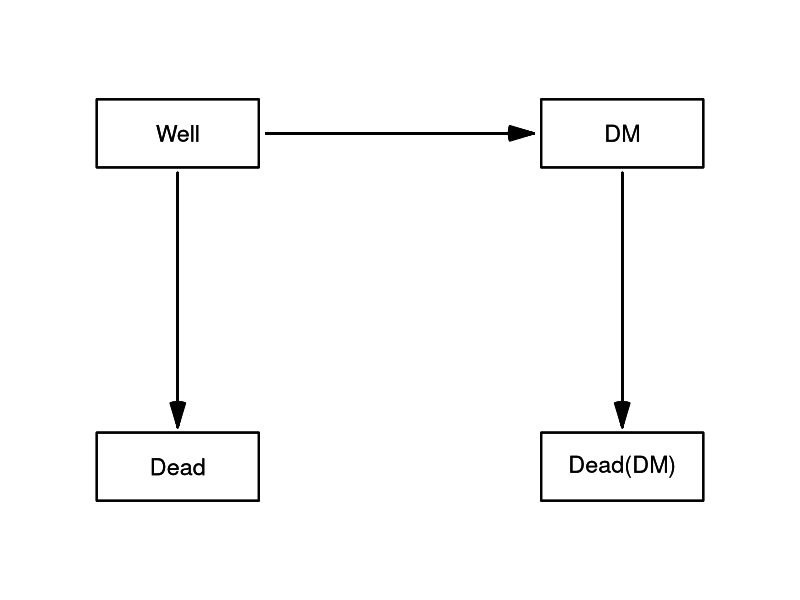
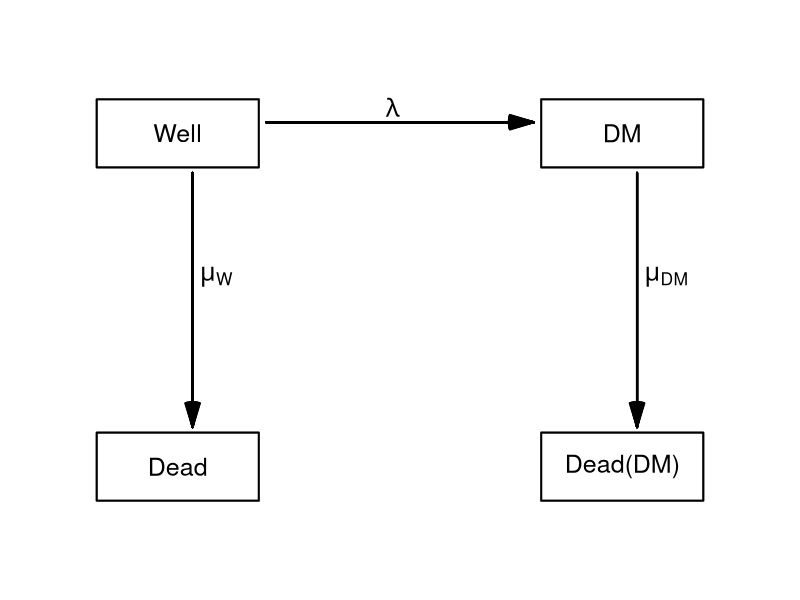
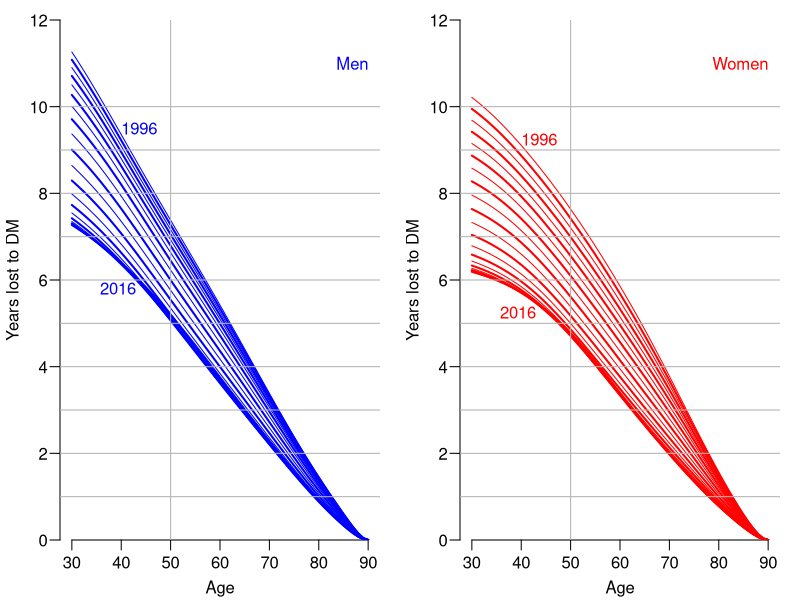
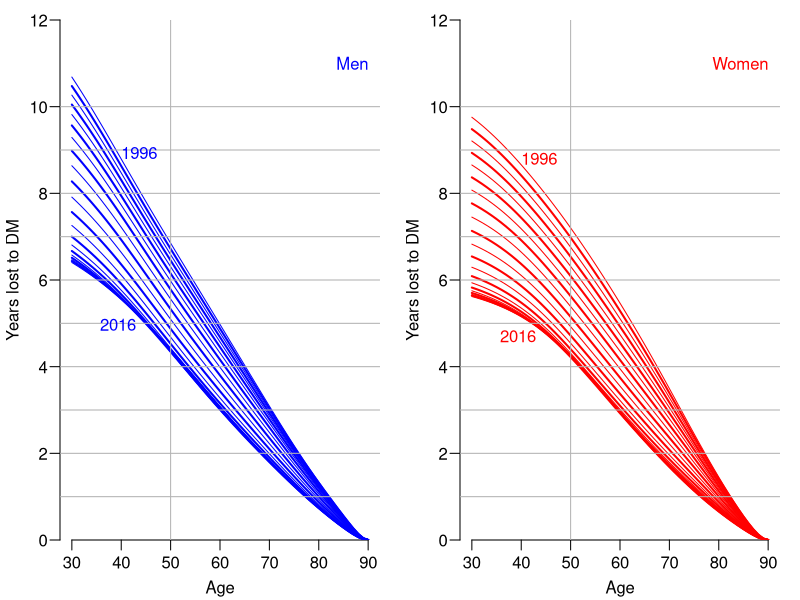
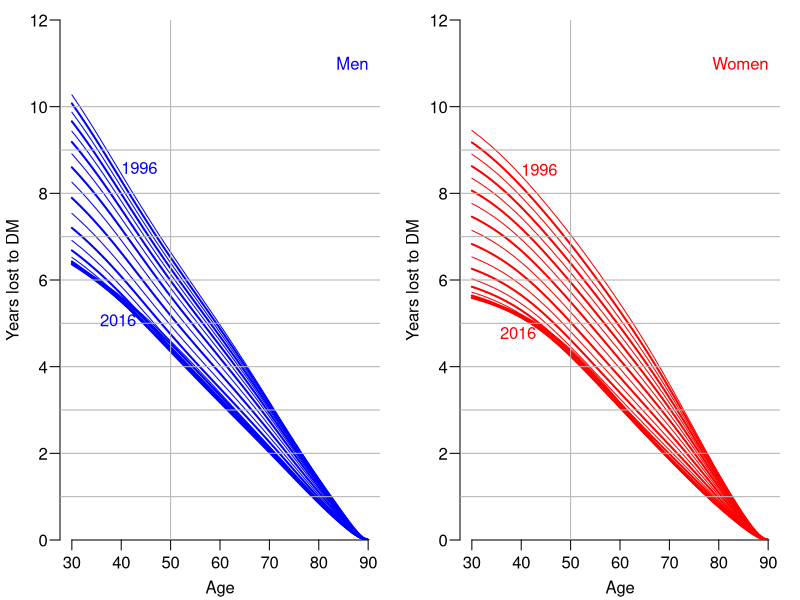

These figures' R source, in order:
### R code from vignette source 'yll'
### Encoding: UTF-8

###################################################
### code chunk number 1: yll.rnw:21-24
###################################################
options( width=90,
         SweaveHooks=list( fig=function()
         par(mar=c(3,3,1,1),mgp=c(3,1,0)/1.6,las=1,bty="n") ) )


###################################################
### code chunk number 2: states
###################################################
library( Epi )
TM <- matrix(NA,4,4)
rownames(TM) <-
colnames(TM) <- c("Well","DM","Dead","Dead(DM)") 
TM[1,2:3] <- TM[2,4] <- 1
zz <- boxes( TM, boxpos=list(x=c(20,80,20,80),y=c(80,80,20,20)), wm=1.5, hm=4 )


###################################################
### code chunk number 3: states
###################################################
zz$Arrowtext <- c( expression(lambda),   
                   expression(mu[W]),    
                   expression(mu[D][M]) )
boxes( zz )


###################################################
### code chunk number 4: yll.rnw:265-266
###################################################
data( DMepi )


###################################################
### code chunk number 5: yll.rnw:271-273
###################################################
str( DMepi )
head( DMepi )


###################################################
### code chunk number 6: yll.rnw:293-297
###################################################
DMepi <- transform( subset( DMepi, A>30 ),
                    D.T = D.nD + D.DM, 
                    Y.T = Y.nD + Y.DM )
head(DMepi)


###################################################
### code chunk number 7: yll.rnw:303-329
###################################################
# Knots used in all models
( a.kn <- seq(40,95,,6) )
( p.kn <- seq(1997,2015,,4) )
( c.kn <- seq(1910,1976,,6) )
# Check the number of events between knots
ae <- xtabs( cbind(D.nD,D.DM,X) ~ cut(A,c(30,a.kn,Inf)) + sex, data=DMepi )
ftable( addmargins(ae,1), col.vars=3:2 )
pe <- xtabs( cbind(D.nD,D.DM,X) ~ cut(P,c(1990,p.kn,Inf)) + sex, data=DMepi )
ftable( addmargins(pe,1), col.vars=3:2 )
ce <- xtabs( cbind(D.nD,D.DM,X) ~ cut(P-A,c(-Inf,c.kn,Inf)) + sex, data=DMepi )
ftable( addmargins(ce,1), col.vars=3:2 )
# Fit an APC-model for all transitions, seperately for men and women
mW.m <- glm( D.nD ~ -1 + Ns(A  ,knots=a.kn,int=TRUE) +
                         Ns(  P,knots=p.kn,ref=2005) +
                         Ns(P-A,knots=c.kn,ref=1950), 
           offset = log(Y.nD),
           family = poisson,
             data = subset( DMepi, sex=="M" ) )
mD.m <- update( mW.m,  D.DM ~ . , offset=log(Y.DM) )
mT.m <- update( mW.m,  D.T  ~ . , offset=log(Y.T ) )
lW.m <- update( mW.m,  X ~ . )
# Model for women
mW.f <- update( mW.m, data = subset( DMepi, sex=="F" ) )
mD.f <- update( mD.m, data = subset( DMepi, sex=="F" ) )
mT.f <- update( mT.m, data = subset( DMepi, sex=="F" ) )
lW.f <- update( lW.m, data = subset( DMepi, sex=="F" ) )


###################################################
### code chunk number 8: yll.rnw:336-373
###################################################
a.ref <- 30:90
p.ref <- 1996:2016
aYLL <- NArray( list( type = c("Imm","Tot","Sus"),
                       sex = levels( DMepi$sex ),
                       age = a.ref,
                      date = p.ref ) )
str( aYLL )
system.time(
for( ip in p.ref )
   {
   nd <- data.frame( A = seq(30,90,0.2)+0.1,
                     P = ip,
                  Y.nD = 1,
                  Y.DM = 1,
                  Y.T  = 1 )
   muW.m <- ci.pred( mW.m, nd )[,1]
   muD.m <- ci.pred( mD.m, nd )[,1]
   muT.m <- ci.pred( mT.m, nd )[,1]
   lam.m <- ci.pred( lW.m, nd )[,1]
   muW.f <- ci.pred( mW.f, nd )[,1]
   muD.f <- ci.pred( mD.f, nd )[,1]
   muT.f <- ci.pred( mT.f, nd )[,1]
   lam.f <- ci.pred( lW.f, nd )[,1]
   aYLL["Imm","M",,paste(ip)] <- yll( int=0.2, muW.m, muD.m, lam=NULL, 
                                      A=a.ref, age.in=30, note=FALSE )[-1]
   aYLL["Imm","F",,paste(ip)] <- yll( int=0.2, muW.f, muD.f, lam=NULL,  
                                      A=a.ref, age.in=30, note=FALSE )[-1]
   aYLL["Tot","M",,paste(ip)] <- yll( int=0.2, muT.m, muD.m, lam=NULL,  
                                      A=a.ref, age.in=30, note=FALSE )[-1]
   aYLL["Tot","F",,paste(ip)] <- yll( int=0.2, muT.f, muD.f, lam=NULL,  
                                      A=a.ref, age.in=30, note=FALSE )[-1]
   aYLL["Sus","M",,paste(ip)] <- yll( int=0.2, muW.m, muD.m, lam=lam.m, 
                                      A=a.ref, age.in=30, note=FALSE )[-1]
   aYLL["Sus","F",,paste(ip)] <- yll( int=0.2, muW.f, muD.f, lam=lam.f, 
                                      A=a.ref, age.in=30, note=FALSE )[-1]
   } )
round( ftable( aYLL[,,seq(1,61,10),], col.vars=c(3,2) ), 1 )


###################################################
### code chunk number 9: imm
###################################################
plyll <- function(wh){
par( mfrow=c(1,2), mar=c(3,3,1,1), mgp=c(3,1,0)/1.6, bty="n", las=1 )

matplot( a.ref, aYLL[wh,"M",,],
         type="l", lty=1, col="blue", lwd=1:2,
         ylim=c(0,12), xlab="Age",
         ylab="Years lost to DM", yaxs="i" )
abline(v=50,h=1:10,col=gray(0.7))
text( 90, 11, "Men", col="blue", adj=1 )
text( 40, aYLL[wh,"M","40","1996"], "1996", adj=c(0,0), col="blue" )
text( 43, aYLL[wh,"M","44","2016"], "2016", adj=c(1,1), col="blue" )

matplot( a.ref, aYLL[wh,"F",,],
         type="l", lty=1, col="red", lwd=1:2,
         ylim=c(0,12), xlab="Age",
         ylab="Years lost to DM", yaxs="i" )
abline(v=50,h=1:10,col=gray(0.7))
text( 90, 11, "Women", col="red", adj=1 )
text( 40, aYLL[wh,"F","40","1996"], "1996", adj=c(0,0), col="red" )
text( 43, aYLL[wh,"F","44","2016"], "2016", adj=c(1,1), col="red" )
}
plyll("Imm")


###################################################
### code chunk number 10: tot
###################################################
plyll("Tot")


###################################################
### code chunk number 11: sus
###################################################
plyll("Sus")


###################################################
### code chunk number 12: CHANGE1 (eval = FALSE)
###################################################
## source( "../R/erl.R", keep.source=TRUE )


###################################################
### code chunk number 13: CHANGE2
###################################################
surv1 <- Epi::surv1
surv2 <- Epi::surv2
erl1 <- Epi::erl1
erl <- Epi::erl
yll <- Epi::yll


###################################################
### code chunk number 14: yll.rnw:484-485
###################################################
surv1


###################################################
### code chunk number 15: yll.rnw:489-490
###################################################
erl1


###################################################
### code chunk number 16: yll.rnw:497-498
###################################################
surv2


###################################################
### code chunk number 17: yll.rnw:502-503
###################################################
erl


###################################################
### code chunk number 18: yll.rnw:507-508
###################################################
yll
